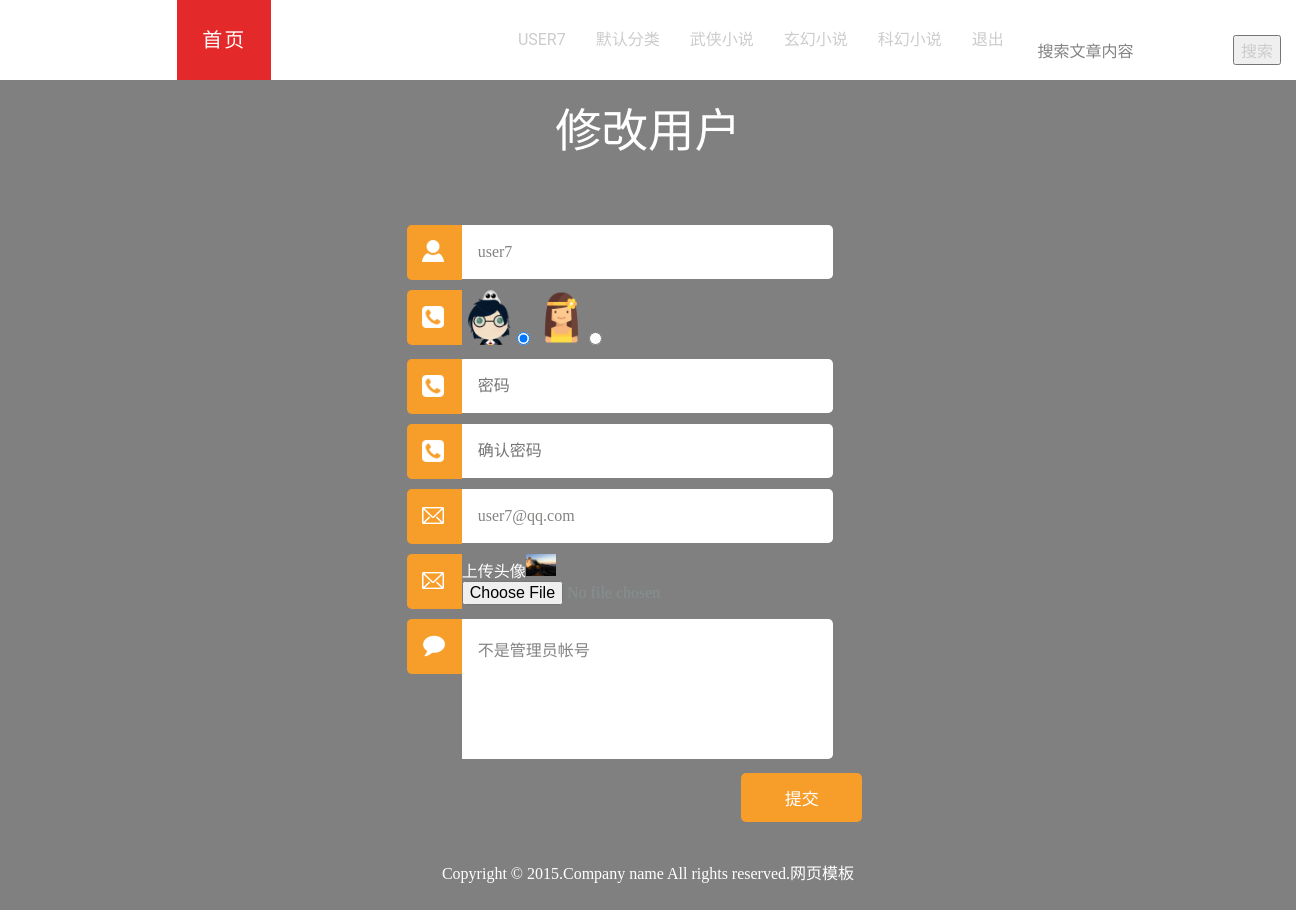
The app's page /misson9/object_article/user/alterUser.php?id=7 (signed in) with its own data.
### tables this page shows
CREATE TABLE `categorys` (
  `id` int(11) NOT NULL,
  `category` varchar(30) NOT NULL DEFAULT '默认分类'
);

CREATE TABLE `user` (
  `id` int(11) NOT NULL,
  `username` varchar(30) NOT NULL DEFAULT '',
  `password` char(32) NOT NULL DEFAULT '',
  `email` varchar(40) NOT NULL DEFAULT '',
  `status` tinyint(1) NOT NULL DEFAULT '1',
  `sex` enum('男','女') NOT NULL DEFAULT '男',
  `info` text NOT NULL,
  `pic` varchar(100) NOT NULL DEFAULT '',
  `isAdmin` tinyint(1) NOT NULL DEFAULT '1',
  `createdTime` int(10) NOT NULL DEFAULT '0'
);

### misson9/object_article/user/alterUser.php (the view, shortened to what this page needs)
<?php
	include("../public/dbconnect.php");
	$id=$_GET['id'];
	$sql="SELECT * FROM USER WHERE ID={$id}";
	if($res=mysqli_query($link,$sql)){
		$user=mysqli_fetch_assoc($res);
	}
?>
<!DOCTYPE html>
<html>
<head>
	<link rel="stylesheet" href="../css/animate.css">
	<link rel="stylesheet" href="../css/icomoon.css">
	<link rel="stylesheet" href="../css/simple-line-icons.css">
	<link rel="stylesheet" href="../css/style.css">
<link href="./css/style.css" rel='stylesheet' type='text/css' />
</head>
<body style="background:gray;">
	<header id="fh5co-header" role="banner">
	 <?php  include("../public/navbar.php");?>
	</header>
	<h1>修改用户</h1>
	<div class="login-01">
			<form method="post" action="./doAlterUser.php" name="myform" enctype="multipart/form-data">
				<ul>
				<li class="first">
					<a href="#" class=" icon user"></a><input type="text"  name="username"  class="text" required="required" value="<?php echo $user['username']?>" placeholder="用户名" onfocus="this.placeholder = '';" onblur="this.placeholder = '用户名';" />
				</li>
				<li class="first">
					<a href="#" class=" icon phone"></a>
						<img src="../images/male.png" width=55px height=55px/><input name='sex' type="radio" value="男" checked />
						<img src="../images/female.png" width=55px height=55px/><input name='sex' type="radio" value="女" />
				</li>
				<li class="first">
					<a href="#" class=" icon phone"></a><input type="text" class="text"  name="password" placeholder = '密码'  onfocus="this.placeholder = ''; this.type='password';" onblur="this.placeholder = '密码';" />
				</li>
				<li class="first">
					<a href="#" class=" icon phone"></a><input type="text"  class="text" name="repassword" placeholder="确认密码" onfocus="this.placeholder = '';this.type='password';" onblur="this.placeholder = '确认密码';" />
				</li>
				<li class="first">
					<a href="#" class=" icon email"></a><input type="text" required="required" class="text" name='email' value="<?php echo $user['email']?>" placeholder="Email" onfocus="this.placeholder = '';" onblur="this.placeholder = 'Email';" >
				</li>
				<li class="first">
					<a href="#" class=" icon email"></a><span style="color:white;">上传头像</span><img src="../admin/uploads/<?php echo $user['pic']?>" width=30><input name="pic" type="file" />
				</li>
				<li class="second">
				<a href="#" class=" icon msg"></a><textarea name='info'  required="required" placeholder="个性签名" onfocus="this.placeholder = '';" onblur="this.placeholder= '个性签名';"><?php echo $user['info']?></textarea>
				</li>
			</ul>
			<input type="submit" onclick="myFunction()" value="提交" >
		</form>
</div>
   		<div class="copy-right">
   			<div class="wrap">
				<p>Copyright &copy; 2015.Company name All rights reserved.<a target="_blank" href="http://sc.chinaz.com/moban/">&#x7F51;&#x9875;&#x6A21;&#x677F;</a></p>
		</div>
	</div>
</body>
</html>

### misson9/object_article/public/navbar.php (shortened to what this page needs)
<nav class="navbar navbar-default" role="navigation">
		<div class="container">
			<div class="row">
				<div class="col-md-10 col-md-offset-1">
					<div class="navbar-header">
					<a class="navbar-brand" href="/practice/misson9/object_article/index.php">首页</a>
					</div>
					<div id="fh5co-navbar" class="navbar-collapse collapse">
						<ul class="nav navbar-nav navbar-right">
							<li>
							<?php
								if(@$_SESSION['isLogin']==1 || @$_SESSION['isLogin']==2){
									echo "<a href='/practice/misson9/object_article/user/alterUser.php?id={$_SESSION['master']['id']}'><span><span class='border'>{$_SESSION['master']['username']}";
								}else{
									echo "<a href='/practice/misson9/object_article/login.php'><span><span class='border'>登录";
								}
							?></span></span></a></li>
								<?php
									include($_SERVER['DOCUMENT_ROOT']."/practice/misson9/object_article/public/dbconnect.php");
									$sql="SELECT category FROM categorys";
									$res=mysqli_query($link,$sql);
									while($category=@mysqli_fetch_row($res)){
										echo  "<li><a href='/practice/misson9/object_article/index.php?category={$category[0]}'><span><span class='border'>{$category[0]}</span></span></a></li>";
									}
								?>
							<?php
								if(@$_SESSION['isLogin']==1 || @$_SESSION['isLogin']==2){
									echo "<li><a href='/practice/misson9/object_article/logout.php'><span><span class='border'>退出</span></span></a></li>";
								}
							?>
						<li class="header_input"><span><span class="border">
						<form action="/practice/misson9/object_article/index.php<?php echo !empty($_GET['category'])?'?category='.$_GET['category']:null?>" method='post'><input type="text" name="searchContent"  value="<?php echo !empty($_REQUEST['searchContent'])?$_REQUEST['searchContent']:'搜索文章内容'?>" onfocus="this.value = '';" onblur="if (this.value == '') {this.value = '搜索文章内容';}"/><input type="submit" value="搜索"></form></span></span></li>
						</ul>
					</div>
				</div>
			</div>
		</div>
	</nav>

### misson9/object_article/user/css/style.css (style rules this page uses)
html,body,div,span,applet,object,iframe,h1,h2,h3,h4,h5,h6,p,blockquote,pre,a,abbr,acronym,address,big,cite,code,del,dfn,em,img,ins,kbd,q,s,samp,small,strike,strong,sub,sup,tt,var,b,u,i,dl,dt,dd,ol,nav ul,nav li,fieldset,form,label,legend,table,caption,tbody,tfoot,thead,tr,th,td,article,aside,canvas,details,embed,figure,figcaption,footer,header,hgroup,menu,nav,output,ruby,section,summary,time,mark,audio,video { margin:0;padding:0;border:0;font-size:100%;font:inherit;vertical-align:baseline; }
article, aside, details, figcaption, figure,footer, header, hgroup, menu, nav, section { display: block; }
ol,ul { list-style:none;margin:0px;padding:0px; }
a { text-decoration:none; }
img { max-width:100%; }
body { background:#FFD39B; font-family: 'Lora', serif; }
body a,form li,.submit input[type="submit"] { transition: 0.1s all; -webkit-transition: 0.1s all; -moz-transition: 0.1s all; -o-transition: 0.1s all; }
body h1 { color: #fff; text-align: center; padding-top:2em; font-size:2.9em; font-family: 'Raleway', sans-serif; }
.login-01 { width:38%; margin:5% auto 3%; }
form { padding: 0% 1%; }
form li.first,li.second { border:none; list-style:none; margin-bottom:10px; width:100%; }
.icon,.icon2 { height:55px; width:55px; display: block; float: left; border-top-left-radius: 0.3em; -o-border-top-left-radius: 0.3em; -moz-border-top-left-radius: 0.3em; -webkit-border-top-left-radius: 0.3em; border-border-bottom-left-radius: 0.3em; -o-border-bottom-left-radius: 0.3em; -moz-border-bottom-left-radius: 0.3em; -webkit-border-bottom-left-radius: 0.3em; }
.user { background: url(../images/icons.png) no-repeat 14px 15px #f79d29; }
.email { background:url(../images/icons.png) no-repeat 15px -39px #f79d29; }
.phone { background: url(../images/icons.png) no-repeat 15px -93px #f79d29; }
.msg { background: url(../images/msg.png) no-repeat 16px 16px #f79d29; }
input[type="text"],input[type="password"],form textarea { width: 77%; padding: 1.13em 1em 1.13em 1em; color: #858282; font-size: 16px; outline: none; background: #fff; font-weight: 500; border: none; font-family: 'Lora', serif; border-top-right-radius: 0.3em; -o-border-top-right-radius: 0.3em; -moz-border-top-right-radius: 0.3em; -webkit-border-top-right-radius: 0.3em; border-border-bottom-right-radius: 0.3em; -o-border-bottom-right-radius: 0.3em; -moz-border-bottom-right-radius: 0.3em; -webkit-border-bottom-right-radius: 0.3em; }
form textarea { resize: none; height: 140px; }
.login-01 input[type="submit"] { font-size: 17px; font-weight: 300; color: #fff; cursor: pointer; outline: none; padding: 10px 10px; width: 25%; border: 2px solid #F79D29; float: right; background: #F79D29; border-radius: 0.3em; -o-border-radius: 0.3em; -webkit-border-radius: 0.3em; -moz-border-radius: 0.3em; margin-right:2.85em; }
.copy-right { text-align: center; margin: 2em 0; }
.copy-right p { color: #fff; font-size: 1em; font-weight:400; }
.copy-right p a { color:#fff; }
@media (max-width:1440px) { .login-01 input[type="submit"] { margin-right:1.85em; } }
@media (max-width:1366px) { .login-01 input[type="submit"] { margin-right: 1.6em; } }

### records on screen
categorys: category "默认分类"
categorys: category "武侠小说"
categorys: category "玄幻小说"
categorys: category "科幻小说"
user: username "user7", email "user7@qq.com", pic (picture), info "不是管理员帐号"

### other values on screen
$_SESSION['master']['username'] "USER7"
